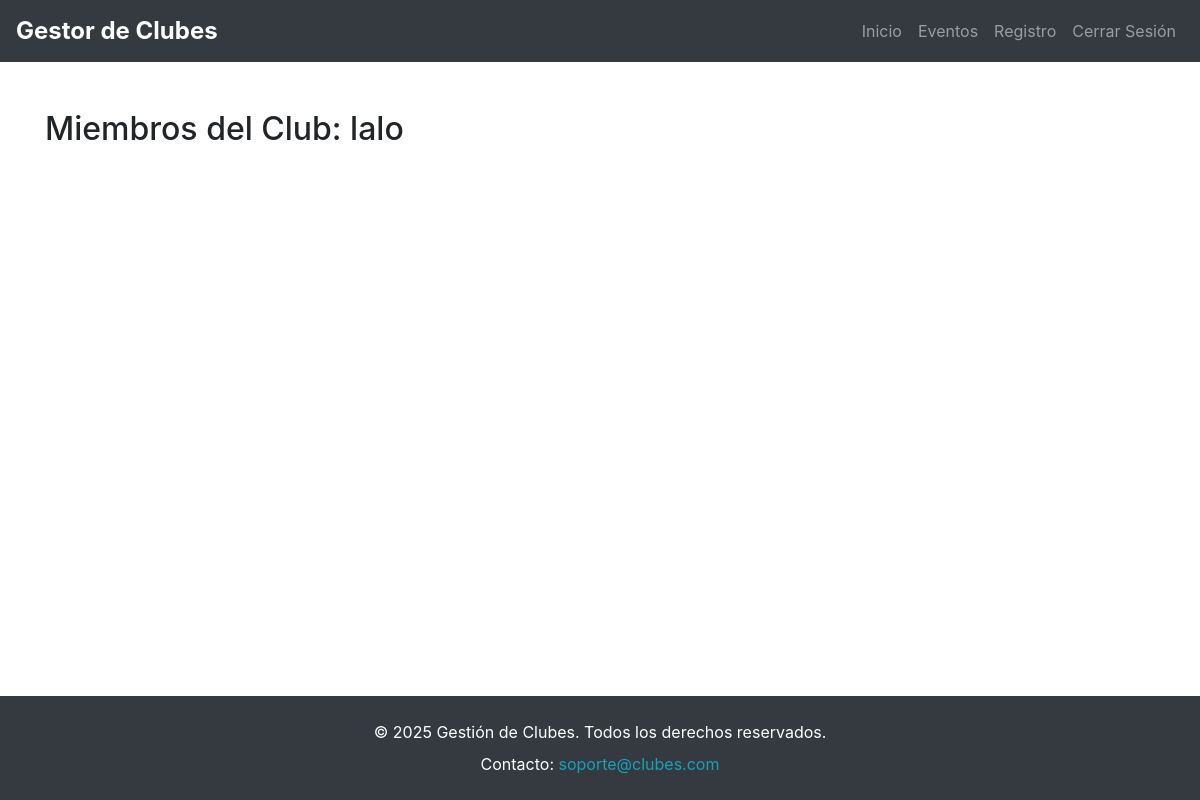
Before: /clubes/1/miembros/ (signed in) with the older database file.
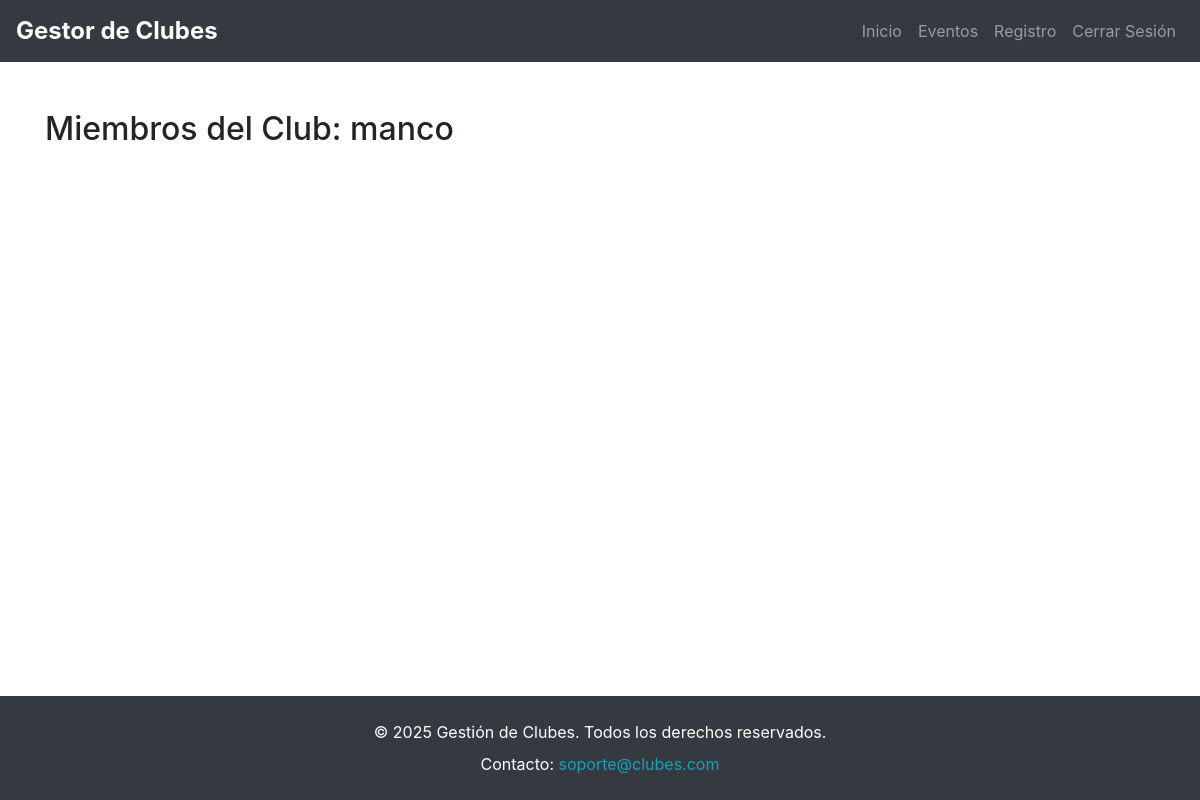
After: the same page with the newer database file.
### clubes/models.py (models this page shows)
class Club(models.Model):
    CATEGORIAS = (
        ('academico', 'Académico'),
        ('deportivo', 'Deportivo'),
        ('cultural', 'Cultural'),
    )
    nombre = models.CharField(max_length=100)
    descripcion = models.TextField()
    categoria = models.CharField(max_length=20, choices=CATEGORIAS)
    lider = models.ForeignKey(Usuario, on_delete=models.CASCADE)

### clubes/views.py (the view)
# urls.py: path('<int:club_id>/miembros/', views.lista_miembros, name='lista_miembros'),  # Lista de miembros
@login_required
def lista_miembros(request, club_id):
    club = get_object_or_404(Club, id=club_id)
    miembros = MiembroClub.objects.filter(club=club)
    return render(request, 'clubes/lista_miembros.html', {'club': club, 'miembros': miembros})

### templates/clubes/lista_miembros.html (shortened to what this page needs)
{% extends 'base.html' %}
{% block content %}
<h2>Miembros del Club: {{ club.nombre }}</h2>
{% endblock %}

Changed rows visible on the page:
changed Club: nombre "lalo" → "manco"
